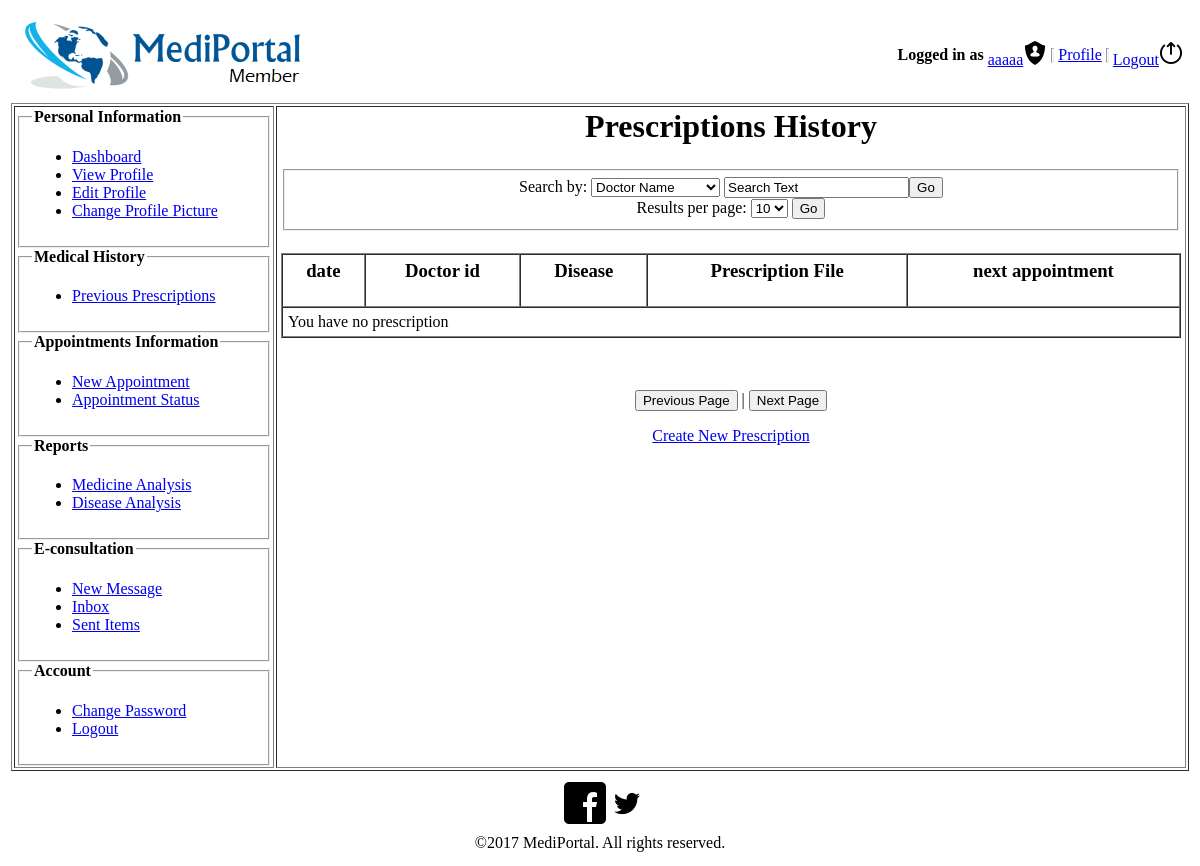
The app's page /user_member/prevpescriptions.php (signed in), older data.
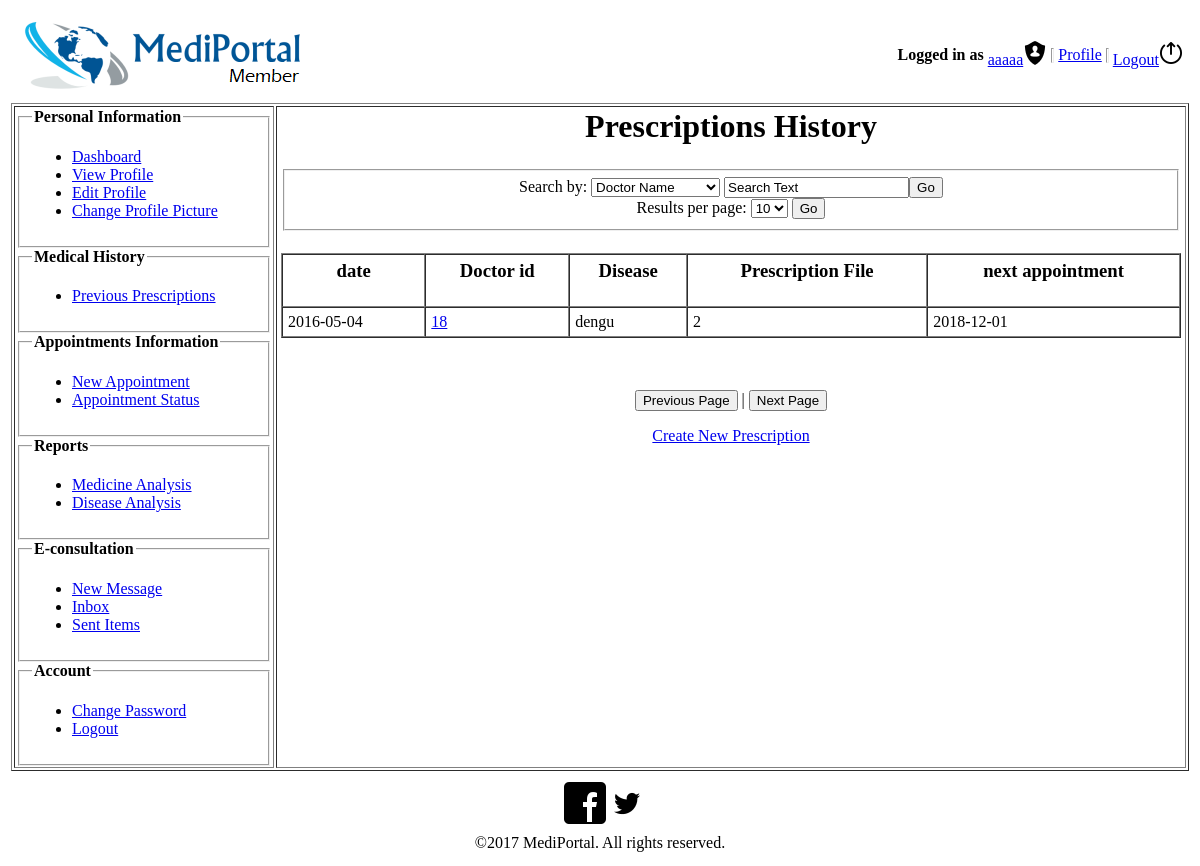
The same page, newer data.
### tables this page shows
CREATE TABLE `prescription` (
  `prescription_id` int(11) NOT NULL,
  `doctor_id` int(11) NOT NULL,
  `member_id` int(11) NOT NULL,
  `date` date NOT NULL,
  `medicine_id` int(11) NOT NULL,
  `next_appointment` date NOT NULL,
  `symptoms` text NOT NULL,
  `disease` text NOT NULL
);

### user_member/prevpescriptions.php (the view, shortened to what the changed rows need)
<?php
	$conn = mysqli_connect("localhost", "root", "","mediportal_db");
		$sql2="SELECT `member_id` FROM `member` WHERE `username`= '".$_SESSION['patient_username']."';";
		$result = mysqli_query($conn, $sql2);
		while(($row = mysqli_fetch_assoc($result))!=null){
			$member_id =$row['member_id'];
		}
	$sql="SELECT * FROM `prescription` WHERE `member_id`=".$member_id."";
	$result = mysqli_query($conn, $sql);
		$arr=array();
		while(($row = mysqli_fetch_assoc($result))!=null){
			$arr[] =array(
				"prescription_id"=>$row['prescription_id'],
				"doctor_id"=>$row['doctor_id'],
				"appointment"=>$row['date'],
				"disease"=>$row['disease'],
				"next_appointment"=>$row['next_appointment']
				);
		}
?>
<html>
<head><title>Previous Prescriptions</title></head>
<body>
	<table border="0" align="center" width="100%">
        <tr>
        	<td>
               <div>
                    <table border="1" width="100%">
                        <div align="center">
                        <td width="70%" align="center" valign="top">
							<table align="center" width="100%">
                            <h1 align="center">Prescriptions History</h1>
                        <tr>
                            <td>
                                <table width="100%" cellspacing="0" border="1" cellpadding="5">
                                    <tr height="10%">
                                        <th>
                                            <h3 align="center">date</h3>
                                        </th>
                                        <th>
                                            <h3 align="center">Doctor id</h3>
                                        </th>
                                        <th>
                                            <h3 align="center">Disease</h3>
                                        </th>
                                        <th>
                                            <h3 align="center">Prescription File</h3>
                                        </th>
                                        <th>
                                            <h3 align="center">next appointment</h3>
                                        </th>
                                    </tr>
                                    <?php if($arr!=null){ for($i=0;$i<count($arr);$i++){ ?>
							<tr>
								<td><?= $arr[$i]['appointment']?></td>
								<td><a href="doctorDetails.php"><?=$arr[$i]['doctor_id']?></a></td>
								<td><?= $arr[$i]['disease']?></td>
								<td><?= $arr[$i]['prescription_id']?></td>
								<td><?= $arr[$i]['next_appointment']?></td>
							</tr>
									<?php }}else{echo "<tr><td colspan='5'>You have no prescription</td></tr>";} ?>
                                </table><br><br>
                            </td>
                        </tr>
                        </table>
                        </td></div>
                    </table>
                </div>
            </td>
        </tr>
    </table>
</body>
</html>

Row changes from the older to the newer data that the page shows:
added prescription: date "2016-05-04", doctor "18", disease "dengu", prescription_id "2", next_appointment "2018-12-01"
Text that changed along with them:
text no longer shown: "You have no prescription"
